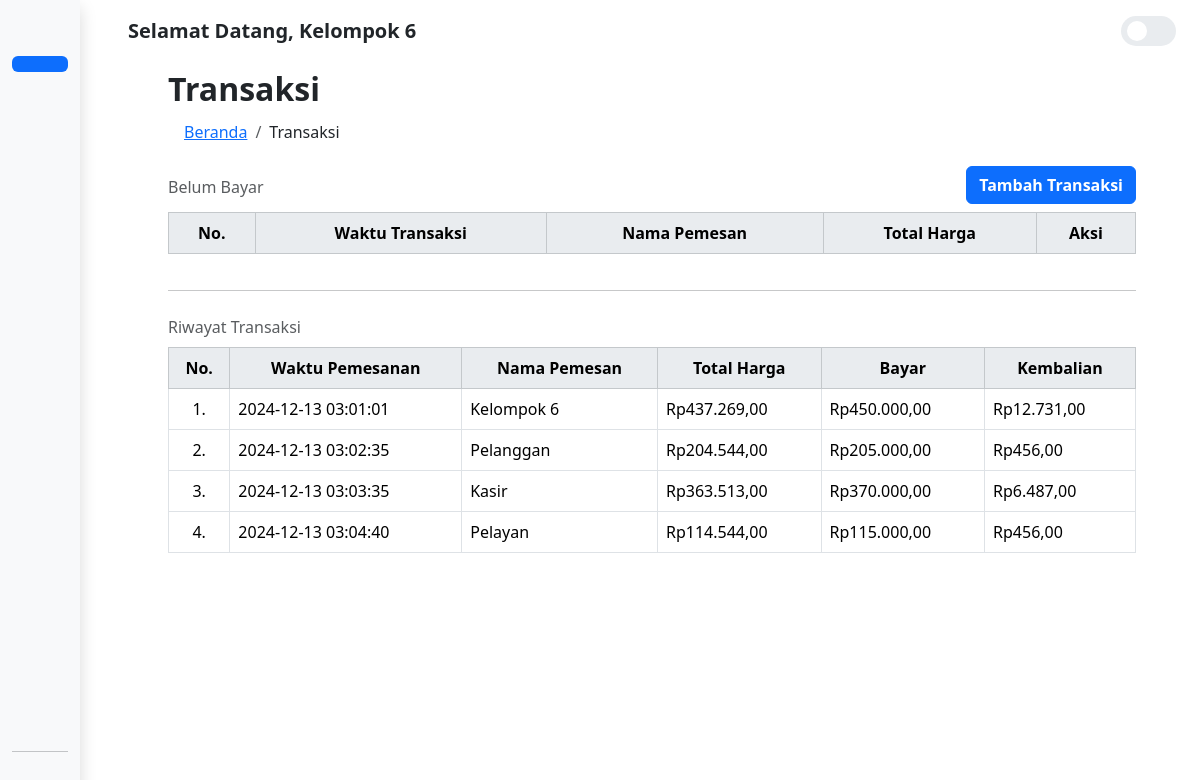
Screenshot of /transaksi.php (signed in) with the database file from the repository.
### tables this page shows
CREATE TABLE `users` (
  `user_id` int(11) NOT NULL,
  `username` varchar(50) NOT NULL,
  `password` varchar(256) NOT NULL,
  `nama_lengkap` varchar(100) NOT NULL,
  `akses_id` varchar(15) NOT NULL
);

CREATE TABLE `transaksi` (
  `transaksi_id` int(11) NOT NULL,
  `waktu_transaksi` datetime NOT NULL,
  `total_harga_keseluruhan` int(11) NOT NULL,
  `bayar` int(11) DEFAULT NULL,
  `kembalian` int(11) DEFAULT NULL,
  `status_bayar` enum('lunas','belum bayar') NOT NULL,
  `user_id` int(11) NOT NULL
);

### module/Koneksi.php (called while the page is built, shortened)
<?php
class Koneksi
{
    private $host,
        $user,
        $password,
        $dbName,
        $conn;
    public function __construct($host, $user, $password, $dbName)
    {
        $this->host = $host;
        $this->user = $user;
        $this->password = $password;
        $this->dbName = $dbName;
    }
    private function connection()
    {
        $this->conn = mysqli_connect(
            $this->host,
            $this->user,
            $this->password,
            $this->dbName
        );
    }
    public function query($query)
    {
        $result = mysqli_query($this->conn, $query);
        return $result;
    }
    public function fetchAll($query)
    {
        $result = $this->query($query);
        $rows = [];
        while ($row = mysqli_fetch_assoc($result)) {
            $rows[] = $row;
        }
        return $rows;
    }
    public function fetchRow($query)
    {
        $result = $this->query($query);
        return mysqli_fetch_assoc($result);
    }
}

### module/template-halaman_admin/navigasi-admin.php (called while the page is built, shortened)
<?php
$navItems = [
    ['link' => 'admin.php', 'title' => 'Beranda'],
    ['link' => 'kelola_menu.php', 'title' => 'Kelola Menu'],
    ['link' => 'transaksi.php', 'title' => 'Transaksi']
];
$currentPage = basename($_SERVER['PHP_SELF']);
foreach ($navItems as $item) {
    if ($currentPage == $item['link']) {
        $titleCurrentPage = $item['title'];
    }
}

### transaksi.php (the view, shortened to what this page needs)
<?php
include "module/template-halaman_admin/navigasi-admin.php";
include "module/Koneksi.php";
$db = new Koneksi("localhost", "root", "", "restoran");
$daftarTransaksi = $db->fetchAll("SELECT * FROM transaksi");
?>
<!DOCTYPE html>
<html lang="en" data-bs-theme="light">
<head>
  <link
    rel="stylesheet"
    href="src/bootstrap-5.3.3-dist/css/bootstrap.min.css" />
  <link rel="stylesheet" href="src/css/admin-page_style.css">
  <link rel="stylesheet" href="src/css/dark-light-mode.css" />
</head>
<body>
  <div class="container-fluid vh-100">
    <div class="row">
      <?php include "module/template-halaman_admin/template_navigasi-admin.php" ?>
      <div class="col p-3 bg-tertiary-subtle d-sm-flex flex-column vh-100 overflow-auto" id="content">
        <?php include "module/template-halaman_admin/template_header-admin.php" ?>
        <main class="d-flex flex-column px-5 py-3 py-md-4 ms-3 ms-md-4 gap-1">
          <h2 class="fw-bold"><?= $titleCurrentPage ?></h2>
          <nav class="ms-2" aria-label="breadcrumb">
            <ol class="breadcrumb">
              <li><i class="ph-fill ph-house-line align-middle pe-2 text-body-tertiary"></i></li>
              <li class="breadcrumb-item active" aria-current="page"><a href="<?= $navItems[0]['link'] ?>"><?= $navItems[0]['title'] ?></a></li>
              <li class="breadcrumb-item"><?= $titleCurrentPage ?></li>
            </ol>
          </nav>
          <div class="table-responsive">
            <div class="d-flex justify-content-between align-items-center">
              <div class="fw-5 fw-medium mt-1 text-body-secondary">
                <i class="ph-duotone ph-money"></i> Belum Bayar
              </div>
              <button class="btn btn-primary fw-semibold" data-bs-toggle="modal" data-bs-target="#modalTambahTransaksi">
                <i class="ph-bold ph-plus"></i> Tambah Transaksi
              </button>
            </div>
            <table class="table table-bordered caption-top mt-2">
              <thead>
                <tr class="border-secondary-subtle text-center">
                  <th class="fw-semibold bg-body-secondary">No.</th>
                  <th class="fw-semibold bg-body-secondary">Waktu Transaksi</th>
                  <th class="fw-semibold bg-body-secondary">Nama Pemesan</th>
                  <th class="fw-semibold bg-body-secondary">Total Harga</th>
                  <th class="fw-semibold bg-body-secondary">Aksi</th>
                </tr>
              </thead>
            </table>
          </div>
          <hr>
          <div class="table-responsive">
            <div class="fw-5 fw-medium mt-1 text-body-secondary">
              <i class="ph-duotone ph-clock-counter-clockwise"></i> Riwayat Transaksi
            </div>
            <table class="table table-bordered caption-top mt-2">
              <thead>
                <tr class="border-secondary-subtle text-center">
                  <th class="fw-semibold bg-body-secondary">No.</th>
                  <th class="fw-semibold bg-body-secondary">Waktu Pemesanan</th>
                  <th class="fw-semibold bg-body-secondary">Nama Pemesan</th>
                  <th class="fw-semibold bg-body-secondary">Total Harga</th>
                  <th class="fw-semibold bg-body-secondary">Bayar</th>
                  <th class="fw-semibold bg-body-secondary">Kembalian</th>
                </tr>
              </thead>
              <tbody>
                <?php for ($i = 0; $i < count($daftarTransaksi); $i++): ?>
                  <?php $user = $db->fetchRow("SELECT nama_lengkap FROM users WHERE user_id = {$daftarTransaksi[$i]['user_id']}")['nama_lengkap'] ?>
                  <?php if ($daftarTransaksi[$i]['status_bayar'] == 'lunas'): ?>
                    <tr>
                      <td class="text-center"><?= $i + 1 ?>.</td>
                      <td><?= $daftarTransaksi[$i]['waktu_transaksi'] ?></td>
                      <td><?= $user ?></td>
                      <td>Rp<?= number_format($daftarTransaksi[$i]['total_harga_keseluruhan'], 2, ',', '.') ?></td>
                      <td>Rp<?= number_format($daftarTransaksi[$i]['bayar'], 2, ',', '.') ?></td>
                      <td>Rp<?= number_format($daftarTransaksi[$i]['kembalian'], 2, ',', '.') ?></td>
                    </tr>
                  <?php endif ?>
                <?php endfor ?>
              </tbody>
            </table>
          </div>
        </main>
      </div>
    </div>
  </div>
</body>
</html>

### module/template-halaman_admin/template_header-admin.php (shortened to what this page needs)
<?php
$user = $db->fetchRow("SELECT * FROM users WHERE user_id = '{$_SESSION['login']}'");
?>
<header class="d-flex align-items-center justify-content-between">
    <div class="ms-2 d-flex gap-4">
        <span class="fs-5 fw-semibold">Selamat Datang, <?= $user['nama_lengkap'] ?></span>
    </div>
    <div class="me-2">
        <label for="darkLightcheckbox" class="dark-light-checkbox-label bg-body-secondary">
            <span class="ball bg-body"></span>
        </label>
    </div>
</header>

### src/css/dark-light-mode.css (style rules this page uses)
.dark-light-checkbox-label { width: 55px; height: 30px; border-radius: 55px; position: relative; padding: 15px; display: flex; justify-content: center; align-items: center; }
.dark-light-checkbox-label .ball { width: 20px; height: 20px; position: absolute; left: 6px; top: 5px; border-radius: 50%; transition: transform 0.2s linear; }

### rows the page displays
users: nama_lengkap "Kelompok 6"
transaksi: waktu_transaksi "2024-12-13 03:01:01", user.nama_lengkap "Kelompok 6", total_harga_keseluruhan "437.269,00", bayar "450.000,00", kembalian "12.731,00"
transaksi: waktu_transaksi "2024-12-13 03:02:35", user.nama_lengkap "Pelanggan", total_harga_keseluruhan "204.544,00", bayar "205.000,00", kembalian "456,00"
transaksi: waktu_transaksi "2024-12-13 03:03:35", user.nama_lengkap "Kasir", total_harga_keseluruhan "363.513,00", bayar "370.000,00", kembalian "6.487,00"
transaksi: waktu_transaksi "2024-12-13 03:04:40", user.nama_lengkap "Pelayan", total_harga_keseluruhan "114.544,00", bayar "115.000,00", kembalian "456,00"

### other values shown
$titleCurrentPage "Transaksi"
$navItems[0]['title'] "Beranda"
